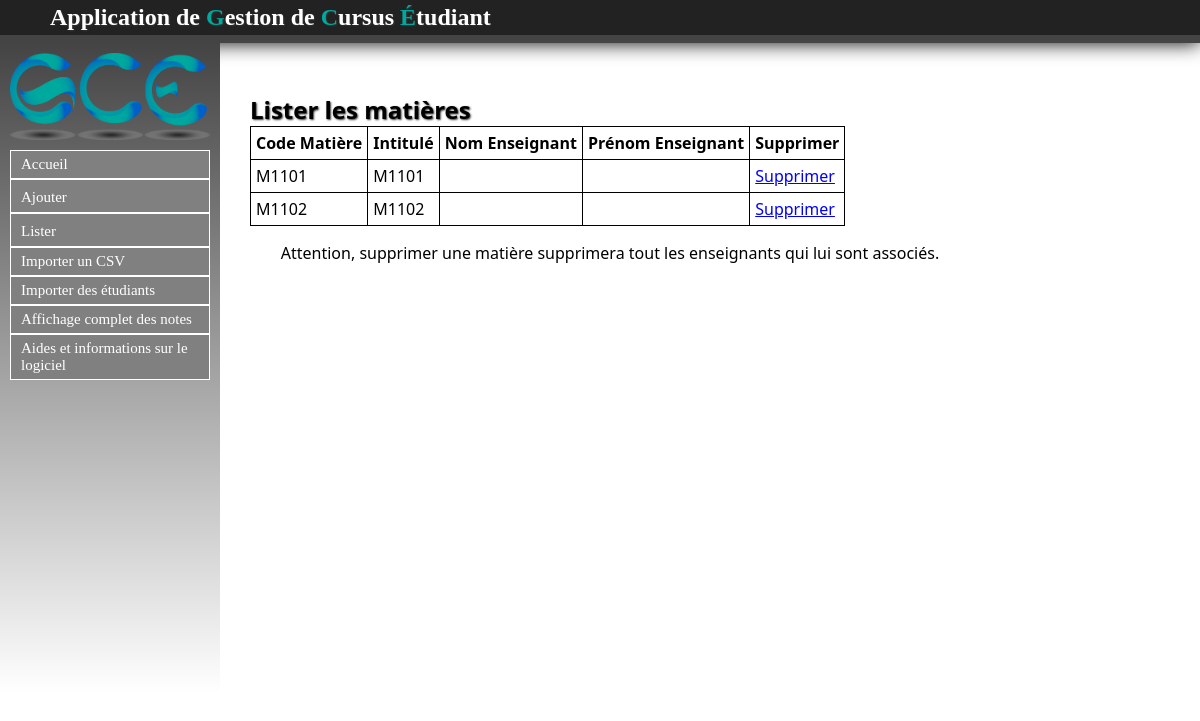
/Matiere/listermatieres, run on an earlier commit of the app's database.
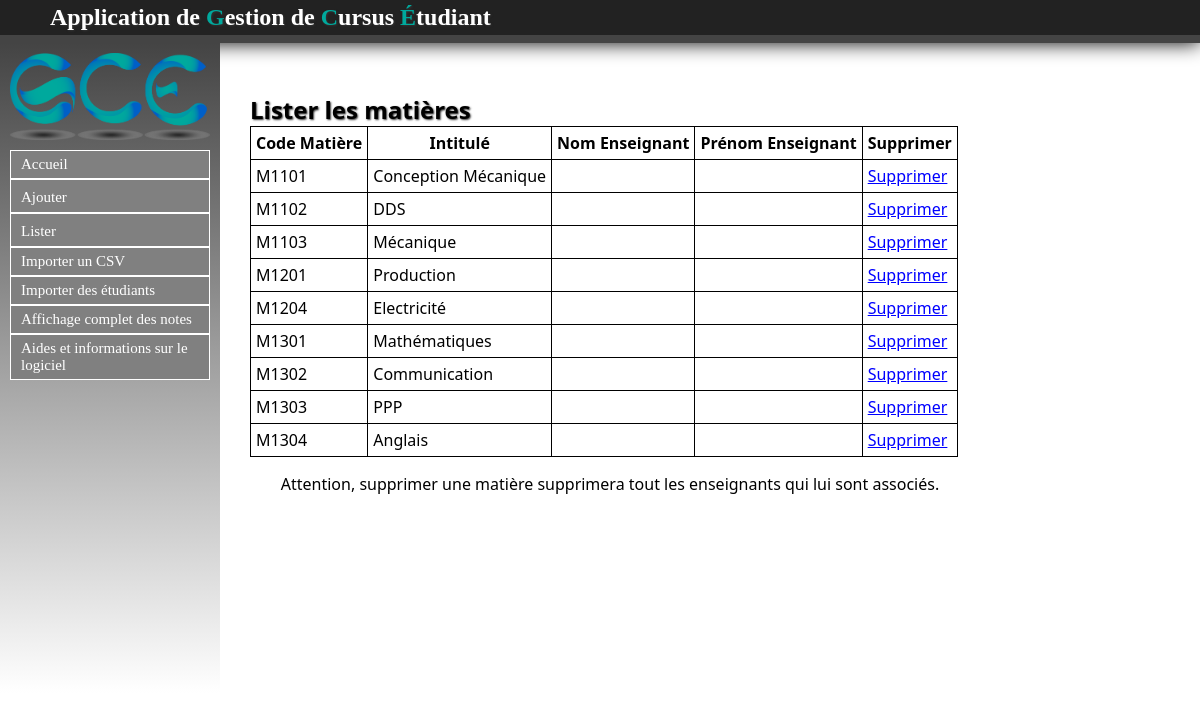
And on a later commit of the database.
### Matiere/models.py (models this page shows, shortened)
class Matiere(models.Model):
	intitule = models.CharField(max_length=30,null=False)
	code = models.CharField(max_length=30,null=False)
	coefficient = models.FloatField(default=1.0)
	ue = models.ForeignKey('UE.ue', null=True)

### Matiere/views.py (the view)
def listermatieres(request):
	matieres = Matiere.objects.all()
	enseignants = Enseignant.objects.all()
	return render(request, 'contenu_html/listermatieres.html', locals())

### Matiere/templates/contenu_html/listermatieres.html (shortened to what this page needs)
{% extends "templates/base.html" %}
{% block content %}
<h1>Lister les matières</h1>
{% if not matieres %}
	<p>Pas de matieres dans la base</p>
{% else %}
	<table >
	<tr>
		<th>Code Matière</th>
		<th>Intitulé</th>
		<th>Nom Enseignant</th>
		<th>Prénom Enseignant</th>
		<th>Supprimer</th>
	</tr>
{% endif %}
{% for mat in matieres %}
	<tr>
		<td>{{ mat.code }}</td>
		<td>{{ mat.intitule }}</td>
		{% for enseignant in enseignants %}
			{% if mat.id == enseignant.matiere.id %}
					<td>{{ enseignant.nom }}</td>
					<td>{{ enseignant.prenom }}</td>
			{% else %}
					<td></td>
					<td></td>
			{% endif %}
		{% empty %}
			<td></td>
			<td></td>
		{% endfor %}
		<td><a href="supprmat/{{ mat.id }}">Supprimer</a></td>
	</tr>
{% endfor %}
</table>
<p>Attention, supprimer une matière supprimera tout les enseignants qui lui sont associés.</p>
{% endblock %}

### cursusEtu/templates/base.html (shortened to what this page needs)
<html>
	<head>
		{% load static %}
		<link rel="stylesheet" type="text/css" href="{% static 'css/stylesheet.css' %}" />
	</head>
	<body>
		<div id="header">
			<h1>Application de <label id="GCE">G</label>estion de <label id="GCE">C</label>ursus <label id="GCE">É</label>tudiant</h1>
		</div>
		<nav id="menu">
			<img id="logo" src="{% static 'image/logo.png' %}" alt="Logo GCE" />
			<ul id="menu-deroulant">
		            <a href="/"><li>Accueil</li></a>
		        <li id="ajouter">
		            <a>Ajouter</a>
		        </li>
		        <li id="lister">
		            <a>Lister</a>
		        </li>
		            <a href="/Note/importer_csv"><li>Importer un CSV </li></a>
					<a href="/Etudiant/importer_etu"><li>Importer des étudiants</li></a>
		            <a href="/Etudiant/affichageComplet"><li>Affichage complet des notes</li></a>
		        	<a href="/aides"><li>Aides et informations sur le logiciel</li></a>
		    </ul>
		</nav>
		<div id="main">
			{% block content %}
			{% endblock %}
		</div>
	</body>
</html>

### static/css/stylesheet.css (style rules this page uses)
a { color:#222222; text-decoration: none; }
table a { color: blue; text-decoration: underline; }
html,body { height: 100%; }
body { font-family: "Segoe UI", Verdana, serif; font-size:12pt; margin:0; padding:0; }
#header { width:100%; padding-top: 4px; padding-bottom: 4px; background-color:#222222; box-shadow:0 0 20px #000000; border-bottom:solid #444444 8px; font-family: walkway; }
#GCE { color: #00A99D; }
#menu a { color: white; font-size: 15px; font-family: walkway; }
li { border : 1px solid white; padding: 5px 0px 5px 0px; background-color :gray; cursor: pointer; padding-left: 10px; }
#menu-deroulant, #menu-deroulant ul { padding: 0; margin: 0; list-style: none; }
h1 { text-shadow:1px 1px 2px #333333; text-align: left; color:white; margin:0px; margin-left: 50px; font-size: 1.5em; }
#menu { background: linear-gradient(to bottom, #444444, white); width: 200px; height: 80%; padding: 10px; padding-top: 0px; float: left; }
#main { width : 800px; margin:auto; text-align: center; margin-top: 50px; }
table { border:1px solid black; border-collapse : collapse; }
#main h1 { color: black; }
table { margin-left: 50px; }
td, th { padding: 5px; border:1px solid black; }
#logo { vertical-align: middle; width: 200px; margin-top: 10px; margin-bottom: 10px; }

What changed in the data, as far as the page shows it:
removed Matiere: code "M1101", intitule "M1101"
removed Matiere: code "M1102", intitule "M1102"
added Matiere: code "M1101", intitule "Conception Mécanique"
added Matiere: code "M1102", intitule "DDS"
added Matiere: code "M1103", intitule "Mécanique"
added Matiere: code "M1201", intitule "Production"
added Matiere: code "M1204", intitule "Electricité"
added Matiere: code "M1301", intitule "Mathématiques"
added Matiere: code "M1302", intitule "Communication"
added Matiere: code "M1303", intitule "PPP"
added Matiere: code "M1304", intitule "Anglais"
